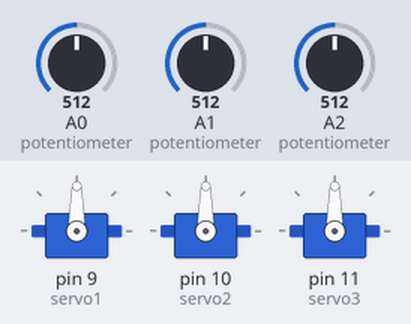
The sketch below on a simulated Arduino Uno, built with avr-gcc and run on an emulated ATmega328P. Shown: 3 × servo. Inputs (shaded band) come from the test bench; at power-on: A0 (potentiometer) = 512, A1 (potentiometer) = 512, A2 (potentiometer) = 512.

Above: at 1.2 s.
1.3 s: A0 (potentiometer) set to 716
At 2.0 s:
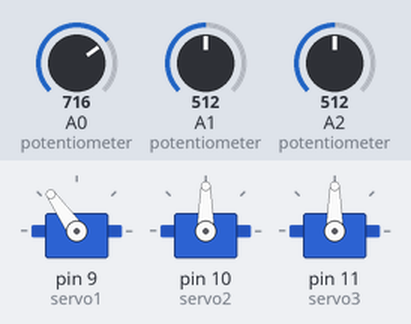
2.8 s: A1 (potentiometer) set to 716
At 3.4 s:
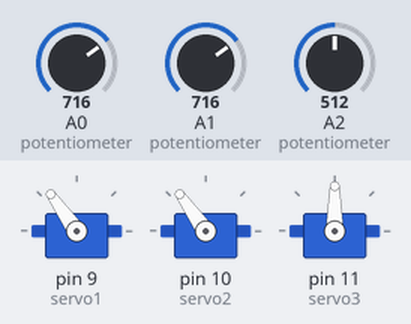
4.3 s: A2 (potentiometer) set to 716
At 5.5 s:
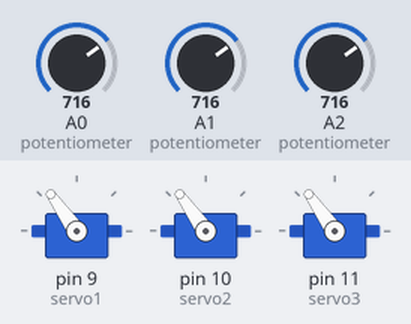
5.8 s: A0 (potentiometer) set to 900
At 6.8 s:
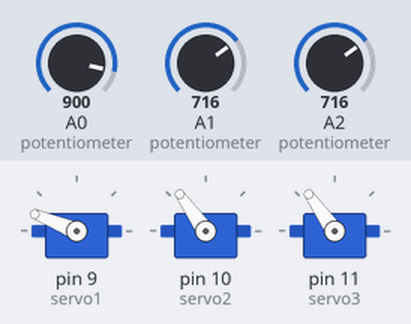
7.3 s: A1 (potentiometer) set to 900
At 8.2 s:
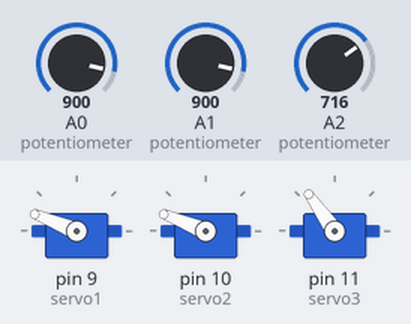
8.8 s: A2 (potentiometer) set to 900
At 9.1 s:
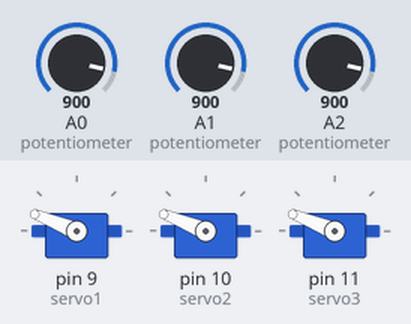
Timing chart, 0 to 11.3 s (numbered marks = the images above; inputs shaded):
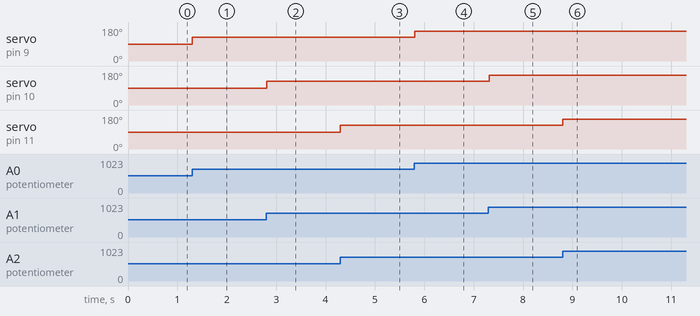

Measured:
- after the input at 1.3 s, servo on pin 9 (servo1): 90° → 125° at once
- after the input at 2.8 s, servo on pin 10 (servo2): 90° → 125° at once
- after the input at 4.3 s, servo on pin 11 (servo3): 90° → 125° at once
- after the input at 5.8 s, servo on pin 9 (servo1): 125° → 158° at once
- after the input at 7.3 s, servo on pin 10 (servo2): 125° → 158° at once
- after the input at 8.8 s, servo on pin 11 (servo3): 125° → 158° at once

The sketch:

sketch.ino
```cpp
#include <Servo.h>

Servo servo1;
Servo servo2;
Servo servo3;

void setup() {
  servo1.attach(9);
  servo2.attach(10);
  servo3.attach(11);
}

void loop() {
  int pot1 = analogRead(A0);
  int pot2 = analogRead(A1);
  int pot3 = analogRead(A2);

  int angle1 = map(pot1, 0, 1023, 0, 180);
  int angle2 = map(pot2, 0, 1023, 0, 180);
  int angle3 = map(pot3, 0, 1023, 0, 180);

  servo1.write(angle1);
  servo2.write(angle2);
  servo3.write(angle3);

  delay(15);
}
```
